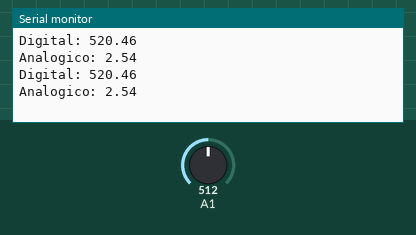
The sketch below on a simulated Arduino Uno, built with avr-gcc and run on an emulated ATmega328P. Parts: the last lines printed to the serial monitor. Inputs (shaded band) come from the test bench; at power-on: A1 = 512.

Above: at 1.2 s.
1.3 s: A1 set to 716
At 2.6 s:
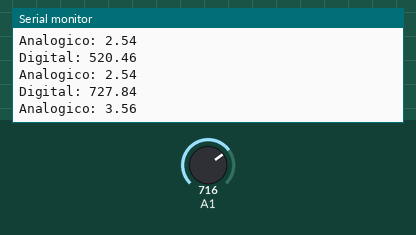
2.8 s: A1 set to 900
At 3.8 s:
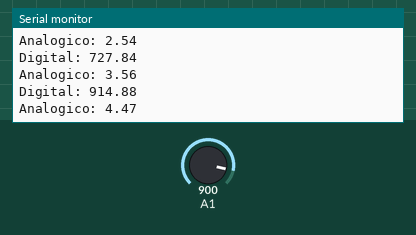
Timing chart, 0 to 5.8 s (numbered marks = the images above; inputs shaded):
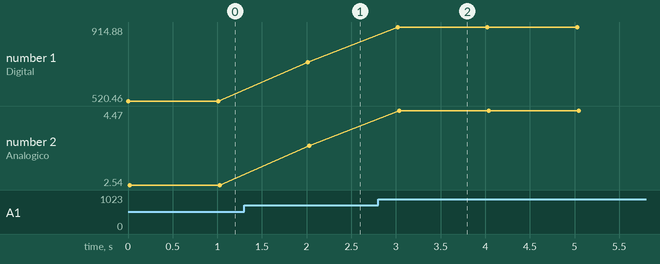

Measured:
- after the input at 1.3 s, the serial monitor: prints a new line after 0.71 s (image 1)
- after the input at 2.8 s, the serial monitor: prints a new line after 0.22 s (image 2)
- plotted number 1: 520.46 → 727.84 after the input at 1.3 s, 727.84 → 914.88 after the input at 2.8 s
- plotted number 2: 2.54 → 3.56 after the input at 1.3 s, 3.56 → 4.47 after the input at 2.8 s

The sketch:

adc.ino
```cpp
float val = 0;

void setup() {
  Serial.begin(9600);
}

void loop() {
  val = RMS(30);

  Serial.print("Digital: ");
  Serial.println(val);

  Serial.print("Analogico: ");
  Serial.println(to_analog(val));
  Serial.println();

  delay(1000);
}

float RMS(int repeat){
  float digital_value;
  float average;
  float accumulated = 0;

  for (int i = 0; i <= repeat; i++) {
    digital_value = analogRead(A1);
    accumulated = digital_value*digital_value + accumulated;
  }
    average = accumulated / repeat;
    return sqrt(average);
}


float to_analog(float valor){
  float analogico;
  analogico = valor*(5.0/1023.0);
  return analogico;
}
```
